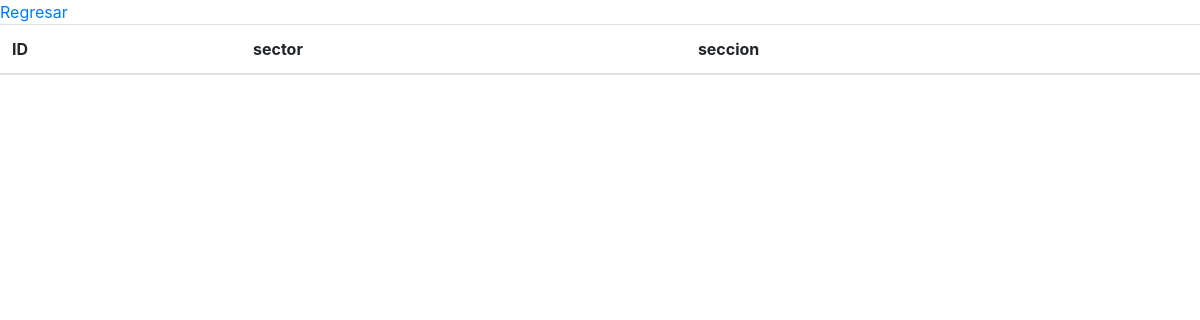
/vistas/ubicaciones.php, run on an earlier commit of the app's database.
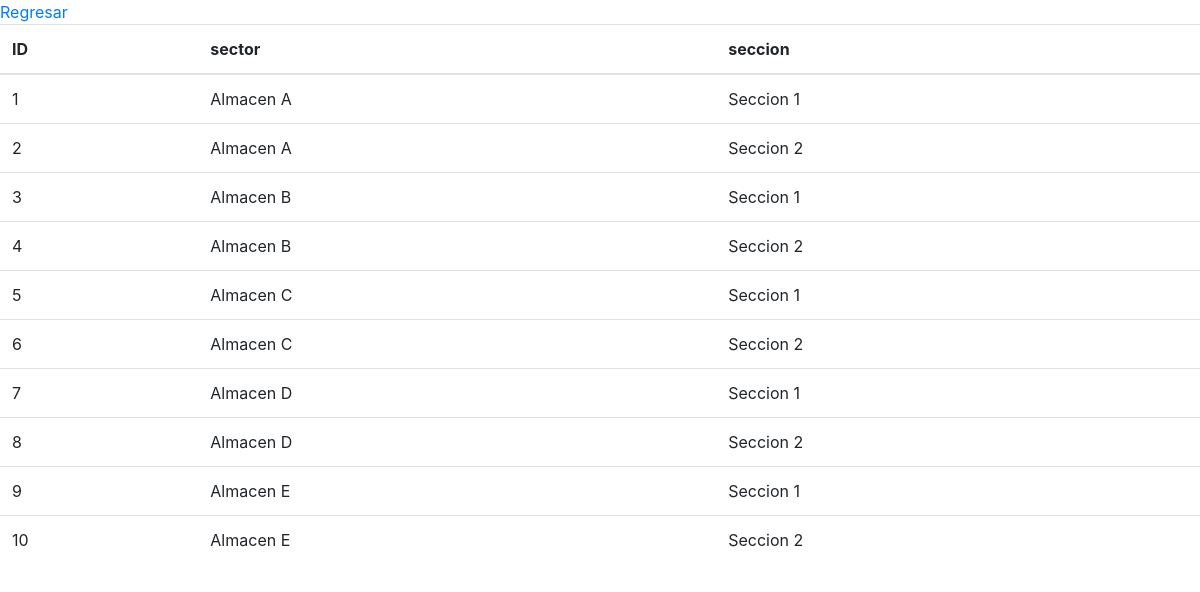
And on a later commit of the database.
### tables this page shows
CREATE TABLE ubicaciones (
    id INT AUTO_INCREMENT PRIMARY KEY,
    sector VARCHAR(45) NULL,
    seccion VARCHAR(45) NULL
);

### vistas/ubicaciones.php (the view, shortened to what this page needs)
<!DOCTYPE html>
<html lang="en">
<head>
    <link rel="stylesheet" href="https://cdn.jsdelivr.net/npm/bootstrap@4.6.2/dist/css/bootstrap.min.css">
</head>
<body>
<a href="../index.php">Regresar</a>
<table class="table">
    <thead>
    <tr>
        <th>ID</th>
        <th>sector</th>
        <th>seccion</th>
    </tr>
    </thead>
    <tbody>
    <?php
    include '../database/conexion.php';
    $query = "SELECT * FROM ubicaciones";
    $result = $conexion->query($query);
    while ($data = $result->fetch_assoc()) {
        echo "<tr>
                    <td>{$data['id']}</td>
                    <td>{$data['sector']}</td>
                    <td>{$data['seccion']}</td>
                </tr>";
    }
    ?>
    </tbody>
</table>
</body>
</html>

What changed in the data, as far as the page shows it:
added ubicaciones: id "1", sector "Almacen A", seccion "Seccion 1"
added ubicaciones: id "2", sector "Almacen A", seccion "Seccion 2"
added ubicaciones: id "3", sector "Almacen B", seccion "Seccion 1"
added ubicaciones: id "4", sector "Almacen B", seccion "Seccion 2"
added ubicaciones: id "5", sector "Almacen C", seccion "Seccion 1"
added ubicaciones: id "6", sector "Almacen C", seccion "Seccion 2"
added ubicaciones: id "7", sector "Almacen D", seccion "Seccion 1"
added ubicaciones: id "8", sector "Almacen D", seccion "Seccion 2"
added ubicaciones: id "9", sector "Almacen E", seccion "Seccion 1"
added ubicaciones: id "10", sector "Almacen E", seccion "Seccion 2"
